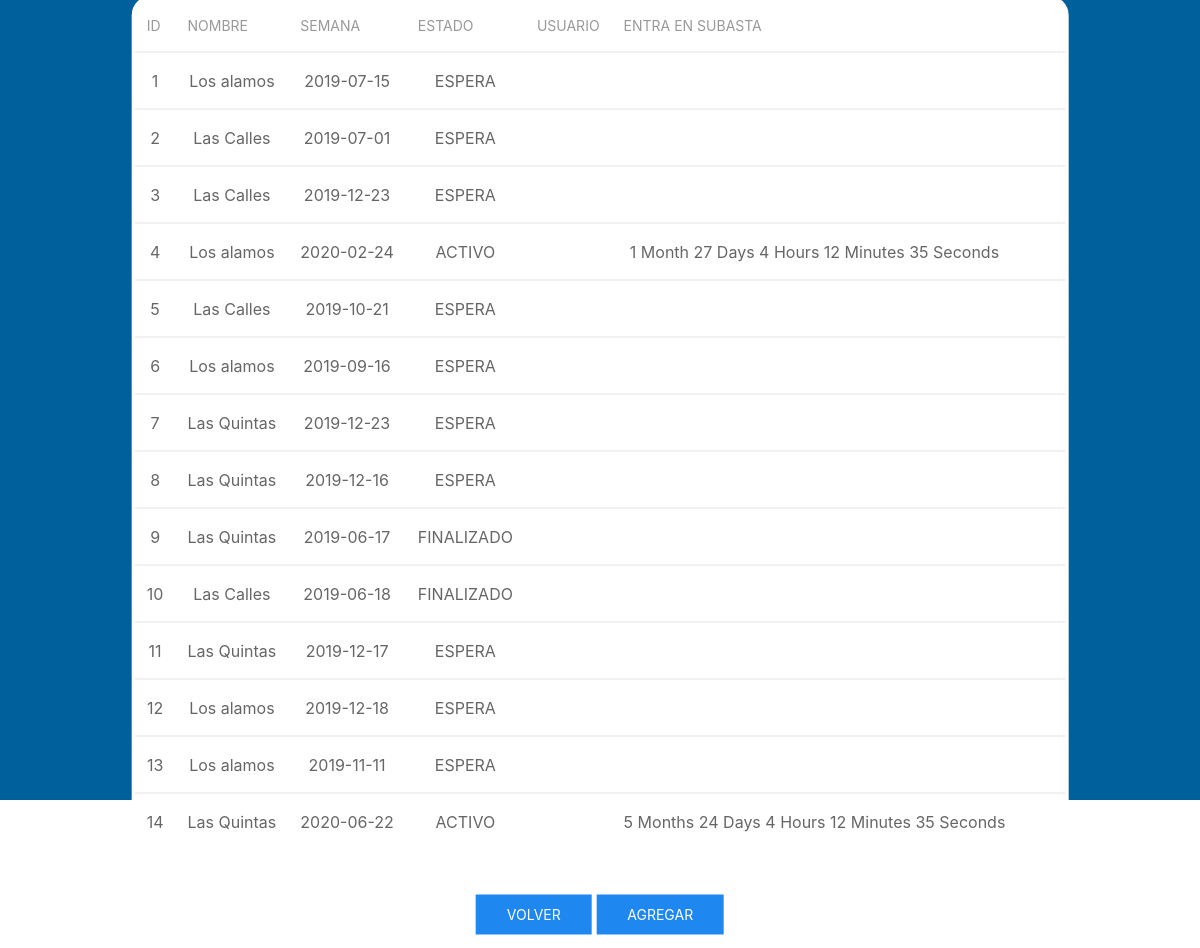
Page /HSH3/vistas/pantalla-listar-paquetes.php on the committed database.
### tables this page shows
CREATE TABLE `paquete` (
  `id` int(11) NOT NULL,
  `nombre_res` varchar(30) NOT NULL,
  `semana` date NOT NULL,
  `estado` varchar(20) NOT NULL,
  `precio_base` int(11) NOT NULL,
  `id_usuario` varchar(35) NOT NULL
);

### HSH3/vistas/pantalla-listar-paquetes.php (the view, shortened to what this page needs)
<!DOCTYPE html>
<html lang="en" dir="ltr">
  <head>
    <link rel="stylesheet" type="text/css" href="../css/uikit.min.css" />
    <link rel="stylesheet" type="text/css" href="../css/personal.css" />
  </head>
  <body class="uk-height-viewport my-background-color">
    <?php
	include('../modelos/get_format.php');
    $conexion=conectar();
    $consulta= "SELECT * FROM paquete";
    $result=mysqli_query($conexion,$consulta);
    mysqli_close($conexion);?>
    <div class="uk-position-center my-form-box">
    <table class="table table-striped uk-table uk-table-divider uk-align-center">
      <thead>
        <tr>
         <th>Id</th>
          <th>Nombre</th>
          <th>Semana</th>
          <th>Estado</th>
          <th>Usuario</th>
		  <th>Entra en subasta<th>
	  <th></th>
        </tr>
      </thead>
      <tbody>
        <?php while ($row = mysqli_fetch_array($result)){
        ?>
        <tr>
          <td><?php echo $row['id']; ?></td>
          <td><?php echo $row['nombre_res']; ?></td>
          <td><?php echo $row['semana']; ?></td>
          <td><?php echo $row['estado']; ?></td>
          <td><?php echo $row['id_usuario']; ?></td>
          <?php if ($row['estado']=='ACTIVO'){?>
		  <td><?php $date1 = new DateTime("now");
		  $dt=$row['semana'];
		 $dt_subasta=date("Y-m-d", strtotime("$dt -6 month"));
		  $date2 = new DateTime($dt_subasta);
		  $diff = $date1->diff($date2);
		  echo get_format($diff);?></td>
      <?php }?>
        <?php } ?>
        </tr>
      </tbody>
    </table>
      <div class="uk-padding-small">
        <a href="home-admin.php" class="uk-button uk-button-primary">Volver</a>
        <a href="pantalla-crear-paquete.php" class="uk-button uk-button-primary">Agregar</a>
      </div>
    </div>
  </body>
</html>

### HSH3/modelos/get_format.php
<?php
function get_format($df) {
    $str = '';
    $str .= ($df->invert == 1) ? ' - ' : '';
    if ($df->y > 0) {
        $str .= ($df->y > 1) ? $df->y . ' Years ' : $df->y . ' Year ';
    } if ($df->m > 0) {
        $str .= ($df->m > 1) ? $df->m . ' Months ' : $df->m . ' Month ';
    } if ($df->d > 0) {
        $str .= ($df->d > 1) ? $df->d . ' Days ' : $df->d . ' Day ';
    } if ($df->h > 0) {
        $str .= ($df->h > 1) ? $df->h . ' Hours ' : $df->h . ' Hour ';
    } if ($df->i > 0) {
        $str .= ($df->i > 1) ? $df->i . ' Minutes ' : $df->i . ' Minute ';
    } if ($df->s > 0) {
        $str .= ($df->s > 1) ? $df->s . ' Seconds ' : $df->s . ' Second ';
    }
    echo $str;
}
?>

### HSH3/css/personal.css (style rules this page uses)
.my-form-box { text-align: center; background-color: #FFFFFF; border: solid; border-radius: 20px; border-color: #FFFFFF; }
.my-background-color { background: rgba(0,96,156,1); }

### rows in the picture
paquete: id "1", nombre_res "Los alamos", semana "2019-07-15", estado "ESPERA"
paquete: id "2", nombre_res "Las Calles", semana "2019-07-01", estado "ESPERA"
paquete: id "3", nombre_res "Las Calles", semana "2019-12-23", estado "ESPERA"
paquete: id "4", nombre_res "Los alamos", semana "2020-02-24", estado "ACTIVO", str "1 Month 27 Days 4 Hours 12 Minutes 35 Seconds"
paquete: id "5", nombre_res "Las Calles", semana "2019-10-21", estado "ESPERA"
paquete: id "6", nombre_res "Los alamos", semana "2019-09-16", estado "ESPERA"
paquete: id "7", nombre_res "Las Quintas", semana "2019-12-23", estado "ESPERA"
paquete: id "8", nombre_res "Las Quintas", semana "2019-12-16", estado "ESPERA"
paquete: id "9", nombre_res "Las Quintas", semana "2019-06-17", estado "FINALIZADO"
paquete: id "10", nombre_res "Las Calles", semana "2019-06-18", estado "FINALIZADO"
paquete: id "11", nombre_res "Las Quintas", semana "2019-12-17", estado "ESPERA"
paquete: id "12", nombre_res "Los alamos", semana "2019-12-18", estado "ESPERA"
paquete: id "13", nombre_res "Los alamos", semana "2019-11-11", estado "ESPERA"
paquete: id "14", nombre_res "Las Quintas", semana "2020-06-22", estado "ACTIVO", str "5 Months 24 Days 4 Hours 12 Minutes 35 Seconds"
